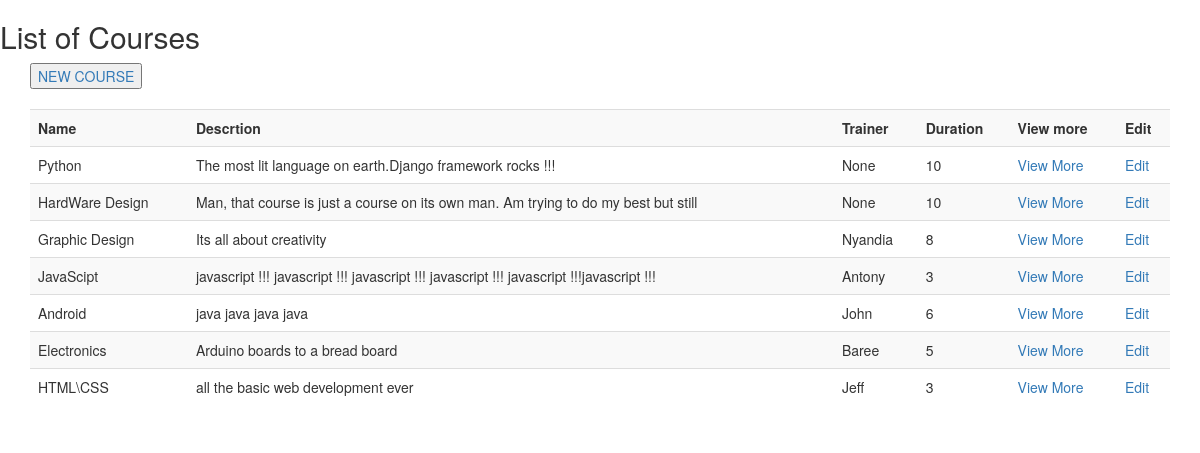
Page /course/list/ on the earlier database version.
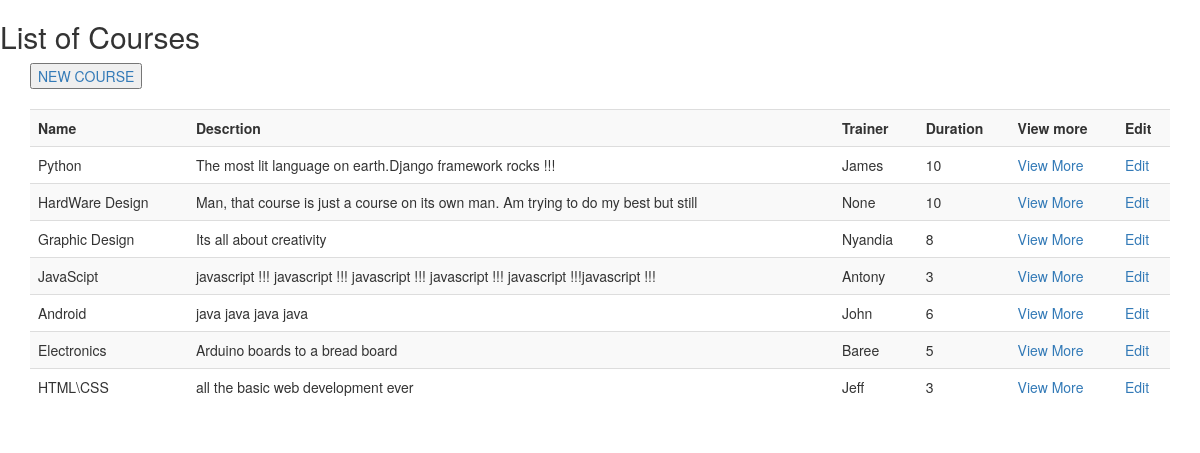
Same page on the later database version.
### course/models.py (models this page shows, shortened)
class Course(models.Model):
	name=models.CharField(max_length =50)
	description=models.TextField()
	start_date=models.DateField(max_length=30)
	end_date=models.DateField(max_length=30)
	course_duration=models.SmallIntegerField()
	trainer=models.ForeignKey(Trainer,null=True,on_delete=models.CASCADE)

### trainer/models.py (models this page shows)
class Trainer(models.Model):
	first_name=models.CharField(max_length = 50)
	second_name=models.CharField(max_length = 50)
	gender=models.CharField(max_length=20)
	id_number=models.CharField(max_length=50, null=True)
	email=models.EmailField(max_length=70)
	phone_number=models.CharField(max_length=70)
	profession=models.CharField(max_length=70)
	date_employed=models.DateField()
	course_teaching=models.CharField(max_length=100)
	working_status=models.CharField(max_length=100)
	others=models.CharField(max_length=100)
	pic=models.ImageField(upload_to="profile_pic",blank=True)
	def __str__(self):
		return self.first_name

### course/views.py (the view)
# urls.py: path("list/",list_courses,name="list_courses"),
def list_courses(request):
	courses =Course.objects.all()
	return render(request,"all_courses.html",{"courses":courses})

### course/templates/all_courses.html (shortened to what this page needs)
<!DOCTYPE html>
<html>
<head>
	  <link rel="stylesheet" href="https://maxcdn.bootstrapcdn.com/bootstrap/3.4.0/css/bootstrap.min.css">
</head>
<body>
	<h2>List of Courses</h2>
	<div class="container">
	<table class="table table-striped">
		<button ><a href="/course/add/">NEW COURSE</a></button>
		<br>
		<br>
		<tr>
			<th>Name</th>
			<th>Descrtion</th>
			<th>Trainer</th>
			<th>Duration</th>
			<th>View more</th>
			<th>Edit</th>
		</tr>
		{% for course in courses %}
		<tr>
			<td> {{course.name }}</td>
			<td> {{course.description}}</td>
			<td> {{course.trainer}}</td>
			<td> {{course.course_duration}}</td>
			<td><a href="/course/view/{{course.pk}}/">View More</a> </td>
			<td><a href="/course/edit/{{course.pk}}/">Edit</a> </td>
		</tr>
		{% endfor %}
	</table>
</div>
</body>
</html>

Differences in the rows shown:
changed Course "Python": trainer "None" → "James"
